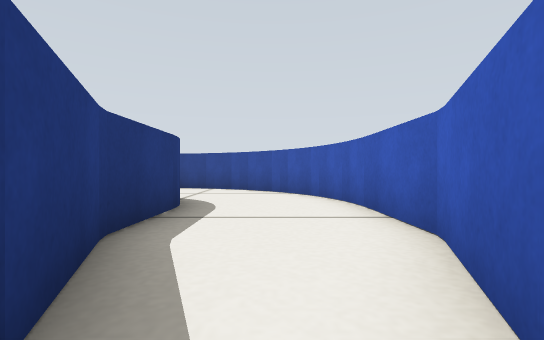
[1] (above)

24 first-person views from a walk through a world built for the Gazebo simulator. The camera is 0.16 m above the floor, looks level and sees 85° across. The floor is counted in squares, 0.25 m on a side. Each view is taken from the middle of a square. On the plan, view 1 faces up. The plan holds only what a view shows up to about 9 squares ahead; the rest is blank.

[2]
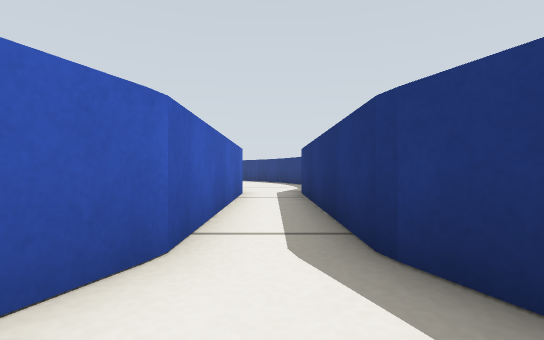

[3]
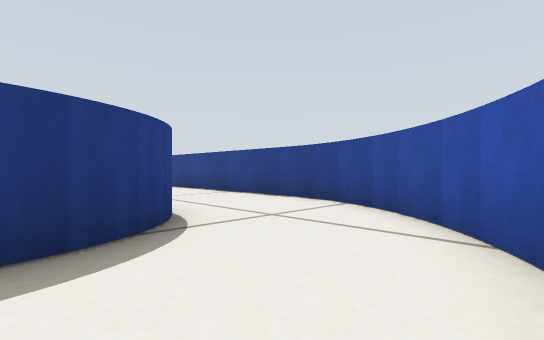

[4]
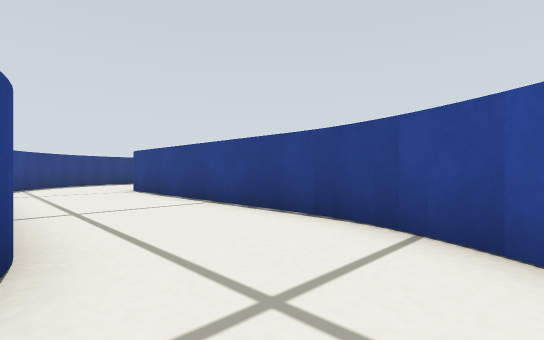

[5]
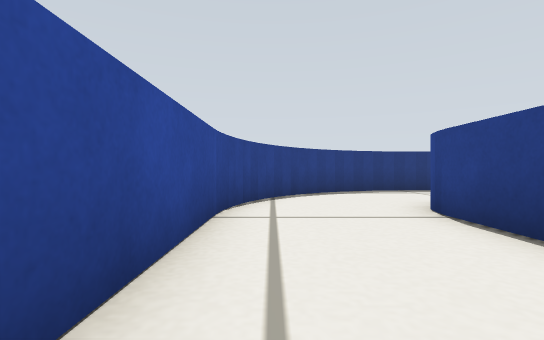

[6]
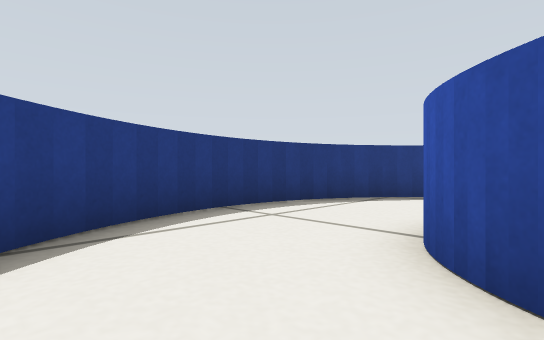

[7]
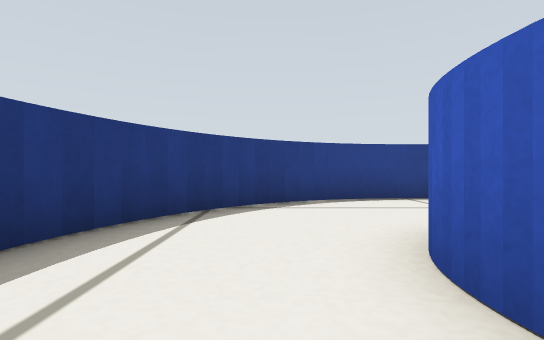

[8]
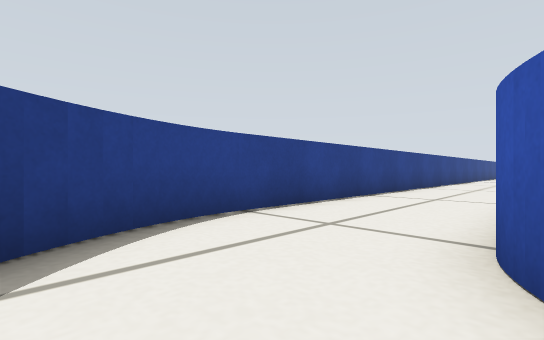

[9]
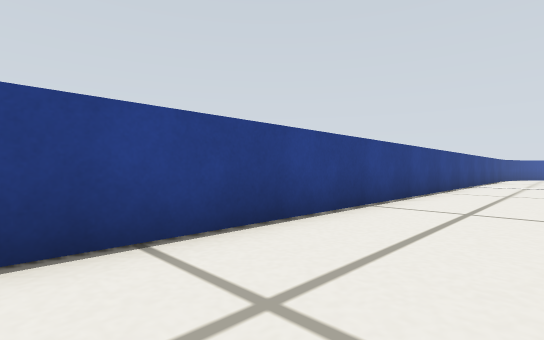

[10]
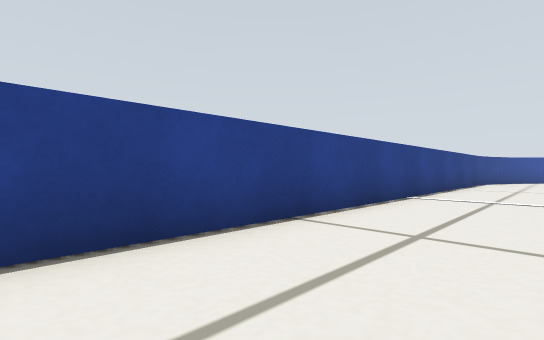

[11]
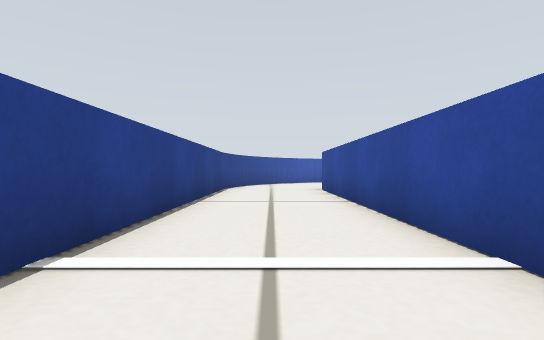

[12]
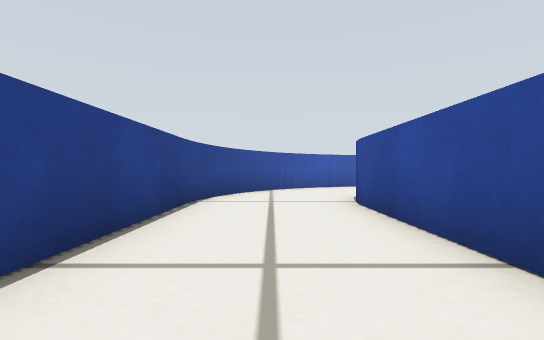

[13]
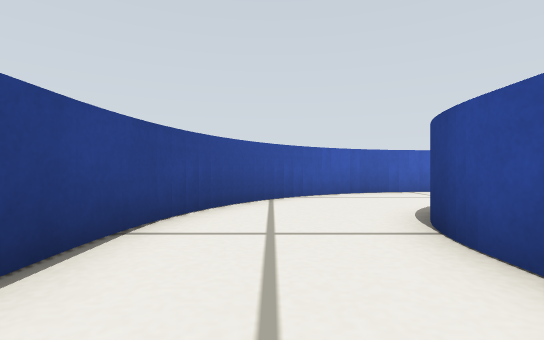

[14]
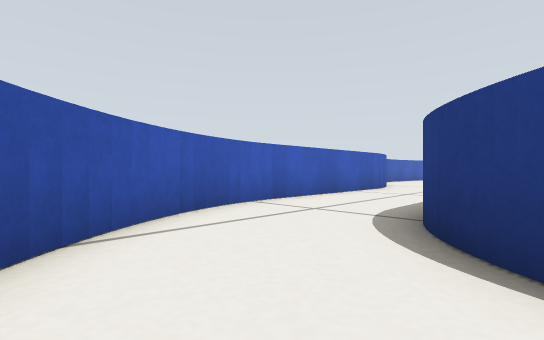

[15]
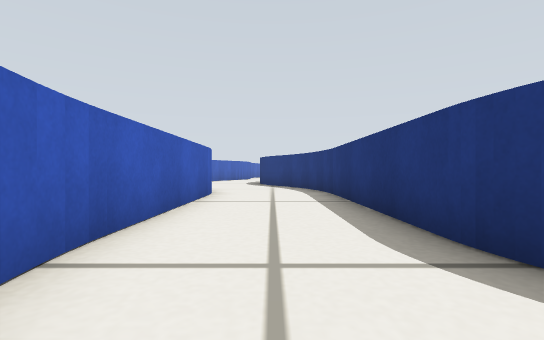

[16]
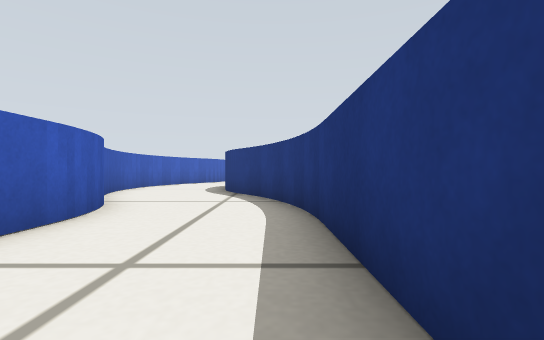

[17]
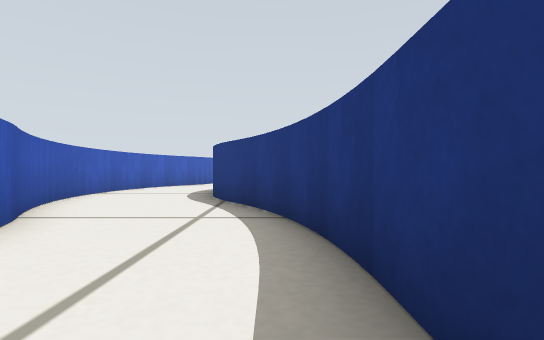

[18]
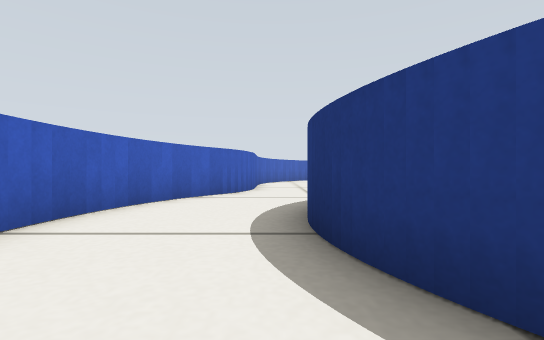

[19]
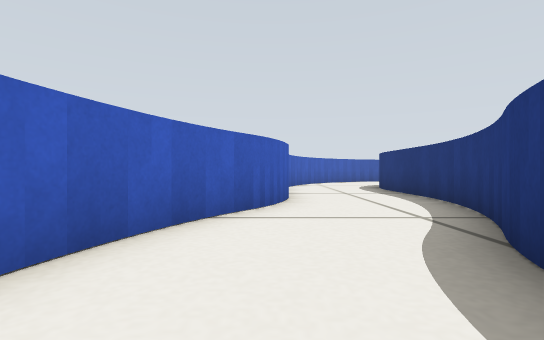

[20]
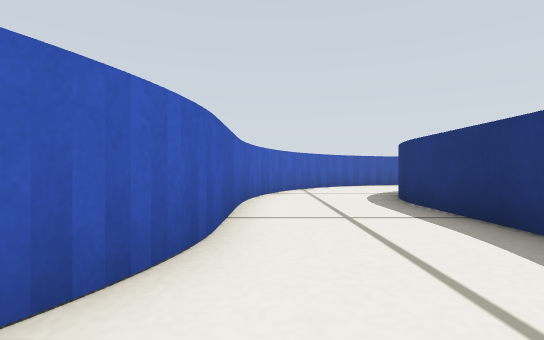

[21]
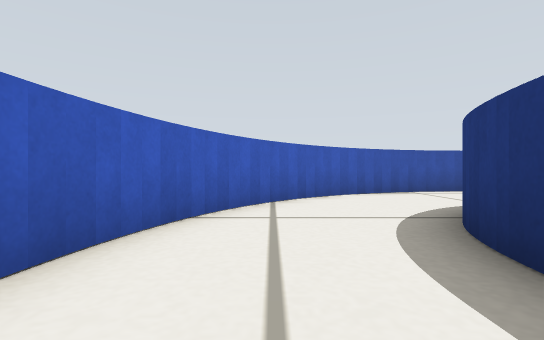

[22]
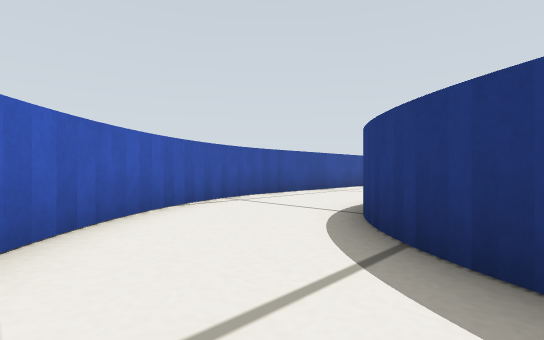

[23]
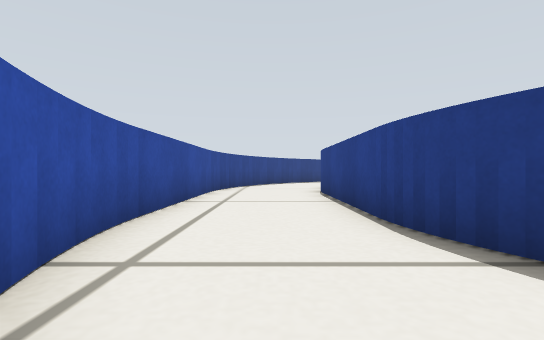

[24]
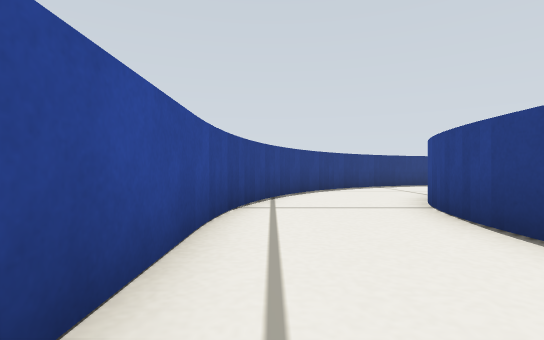

### Floor plan
Key: @ floor where view 1 was taken; # wall or solid block; . floor.
Columns run from 15 left of view 1 to 22 right of it. Each row starts with its distance up from view 1.
 18     ###########################
 17  ####.........................###
 16  #..............................##
 15 ##...............................##
 14 #...##               ##########...#
 13 #..##                         ##..##
 12 #..#                           #...#
 11 #..###                         #...#
 10 #....##########                #...#
  9 ##............##               #...#
  8  ###...........##              #...#
  7    ######  ##...#              #...#
  6             ##..##             #...#
  5              #...#             ##..#
  4              #...#              #..##
  3              #...#              #...#
  2              ##.##              ##..##
  1               #.#                #...#
  0               #@#                ##..#
 -1               #.#                ##..#
 -2               #.#                #...#
 -3               #.#               ##..##
 -4               #.#               #...#
 -5               #.#               #..##
 -6                                ##..#
 -7                                #...#
 -8                                #...#
 -9                                #...#
-10                                #...#
-11                                #..##
-12                  ..           ##..#
-13                  ...###     ###..##
-14                  .....#######....#
-15                  ##.............##
-16                   ###........####
-17                     ##########

Where each view was taken, in squares from view 1:
view 1: 0 up, 0 right, facing up
view 2: 3 up, 0 right, facing down
view 3: 5 up, 1 right, facing up-left
view 4: 7 up, 1 left, facing up-left
view 5: 8 up, 6 left, facing left
view 6: 9 up, 11 left, facing up-left
view 7: 11 up, 13 left, facing up
view 8: 14 up, 13 left, facing up-right
view 9: 15 up, 7 left, facing up-right
view 10: 15 up, 1 left, facing up-right
view 11: 16 up, 4 right, facing right
view 12: 16 up, 8 right, facing right
view 13: 16 up, 11 right, facing right
view 14: 16 up, 15 right, facing down-right
view 15: 14 up, 18 right, facing down
view 16: 10 up, 17 right, facing down
view 17: 8 up, 17 right, facing down
view 18: 3 up, 19 right, facing down
view 19: 0 up, 20 right, facing down
view 20: 4 down, 19 right, facing down
view 21: 8 down, 18 right, facing down
view 22: 11 down, 18 right, facing down-left
view 23: 15 down, 16 right, facing left
view 24: 16 down, 11 right, facing left
